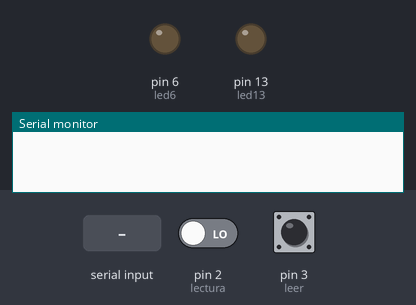
Simulated run of this sketch. Board: Arduino Uno, built for the host (arithmetic inside an expression is 32-bit, double 64-bit). Parts: output pins drawn as LEDs (lit = HIGH), the last lines printed to the serial monitor. Inputs (shaded band) come from the test bench; at power-on: pin 3 (leer) LOW, pin 2 (lectura) LOW.

Above: at 1.2 s.
1.3 s: "1\n" received over Serial
At 2.3 s:
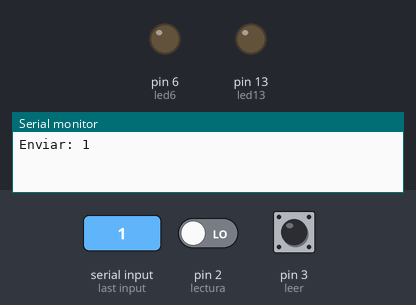
2.8 s: pin 3 (leer) driven HIGH
4.3 s: "0\n" received over Serial
At 5.1 s:
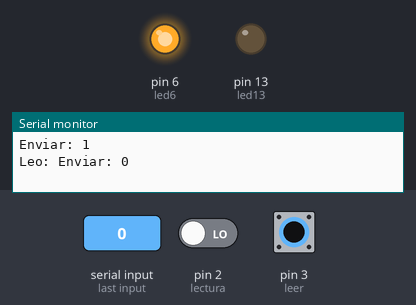
5.8 s: pin 3 (leer) driven LOW
At 7.0 s:
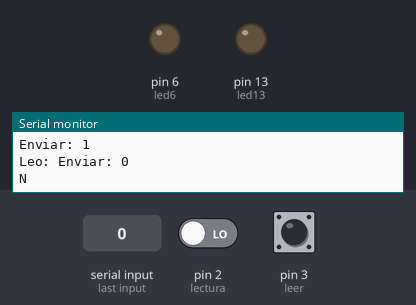
7.3 s: "2\n" received over Serial
At 7.51 s:
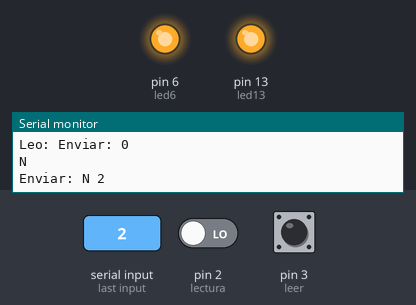
9.1 s: pin 3 (leer) pulsed HIGH 2 times (0.12 s each, 0.3 s apart)
Timing chart, 0 to 12.1 s (numbered marks = the images above; inputs shaded):
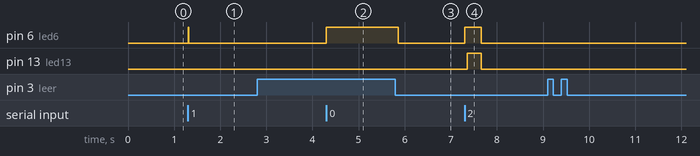

The sketch:

Laboratorio1.ino
```cpp
#include <TimerOne.h>
//variables Globales
int dit = 60;                   //Guarda el valor del DIT
long dit2= (long)dit*1000;      //DIT para el timer
int dash = dit*4;               //Valor del DASH con respecto al DIT
bool estado = false;            //Guarda el estado del led, asi sabemos si debe estar encendido o apagado
int contador = 0;               //Cuanta cuanto tiempo ha sido en su estado actual de la variable estado
int vx[400];                    //Vector donde se guarda el mensaje a enviar
int cuantos=0;                  //Número de posiciones del vector del mensaje a leer
int iVector;                    //Posición del vector actual
bool variable = false;          //Variable para saber si ya se leyó una palabra
char inChar;                    //Caracter para leer
String string="";               //Palabra leida
bool bandera = false;           //Que hago? TRUE = Leer FALSE = Escribir

//Para la lectura del fotoResistor
int tiempo;
int tiempo1;
bool estado2 = true;
int acumulador[5];
int pos=0;

//LEDs a utilizar
int led13 = 13; // led morse
int led6 = 6; // Enable led
// LDRs bonitos
int lectura = 2; // Lectura de morse - resistencia
int leer = 3; // Enable LDR

//Estructura
struct Caracter
{
  int cantidad;
  int vector[5];
  char caract;
};

//Diccionario
Caracter diccionario[36] =
  {{2, {dit,dash}, 'a'},
  {4, {dash,dit,dit,dit}, 'b'},
  {4, {dash,dit,dash,dit}, 'c'},
  {3, {dash,dit,dit}, 'd'},
  {1, {dit}, 'e'},
  {4, {dit,dit,dash,dit}, 'f'},
  {3, {dash,dash,dit}, 'g'},
  {4, {dit,dit,dit,dit}, 'h'},
  {2, {dit,dit}, 'i'},
  {4, {dit,dash,dash,dash}, 'j'},
  {3, {dash,dit,dash}, 'k'},
  {4, {dit,dash,dit,dit}, 'l'},
  {2, {dash,dash}, 'm'},
  {2, {dash,dit}, 'n'},
  {3, {dash,dash,dash}, 'o'},
  {4, {dit,dash,dash,dit}, 'p'},
  {4, {dash,dash,dit,dash}, 'q'},
  {3, {dit,dash,dit}, 'r'},
  {3, {dit,dit,dit}, 's'},
  {1, {dash}, 't'},
  {3, {dit,dit,dash}, 'u'},
  {4, {dit,dit,dit,dash}, 'v'},
  {3, {dit,dash,dash}, 'w'},
  {4, {dash,dit,dit,dash}, 'x'},
  {4, {dash,dit,dash,dash}, 'y'},
  {4, {dash,dash,dit,dit}, 'z'},
  {5, {dash,dash,dash,dash,dash}, '0'},
  {5, {dit,dash,dash,dash,dash}, '1'},
  {5, {dit,dit,dash,dash,dash}, '2'},
  {5, {dit,dit,dit,dash,dash}, '3'},
  {5, {dit,dit,dit,dit,dash}, '4'},
  {5, {dit,dit,dit,dit,dit}, '5'},
  {5, {dash,dit,dit,dit,dit}, '6'},
  {5, {dash,dash,dit,dit,dit}, '7'},
  {5, {dash,dash,dash,dit,dit}, '8'},
  {5, {dash,dash,dash,dash,dit}, '9'}};

//Declaracion de metodos
void traduccion(String palabra);
void cambioEstado();
void leerFotoresistencia();
char buscarCaracter(long acumulador[5], int pos);
void quehacer();
void leerPalabra();

void setup()
{
  pinMode(led13, OUTPUT);
  pinMode(led6, OUTPUT);
  pinMode(lectura, INPUT);
  pinMode(leer, INPUT);
  Serial.begin(9600);
  attachInterrupt(digitalPinToInterrupt(leer), quehacer, CHANGE);
  Timer1.initialize(dit2);
  Timer1.attachInterrupt(timerIsr);

}

void loop(){
  leerPalabra();
}

void quehacer(){
  bandera = !bandera;
  if(!bandera){
    inChar = buscarCaracter(acumulador, pos);
    Serial.println(inChar);
    string+=inChar;
    string+=' ';
    pos = 0;
    //Escribir
    leerPalabra();
    Timer1.initialize(dit2);
    Timer1.attachInterrupt(timerIsr);
  }else if(bandera){
    //Leer
    Serial.print("Leo: ");
    Timer1.initialize(50000000);
    attachInterrupt(digitalPinToInterrupt(lectura), leerFotoresistencia, CHANGE);
  }
}

void leerPalabra(){
  if (Serial.available()){
  //Lectura de caracteres
  inChar = Serial.read();
  //Suma de caracteres en variable string
  string+=inChar;

   //Imprime la variable con los caracteres acumulados hasta el "\n"
   if (inChar=='\n'){
      digitalWrite(led6,HIGH);
      //delay(1000);
      Serial.print("Enviar: ");
      Serial.println(string);
      //Borra la variable string para almacenar nuevos datos
      traduccion(string);
      string="";
   }
  }
}

void timerIsr()
{
  cambioEstado();
  if(!estado){
    digitalWrite(led13,LOW);
  }else{
    digitalWrite(led13,HIGH);
  }

}

void cambioEstado(){
  int x = dit*contador;
  if(vx[iVector]==x & variable & iVector<cuantos){
    estado = !estado;
    iVector = iVector+1;
    contador=0;
  }
  if(iVector==cuantos & variable){
    variable = false;
    estado = false;
    iVector =0;
    digitalWrite(led6,LOW);
  }
  contador = contador+1;
}

void leerFotoresistencia(){
    tiempo = Timer1.read()/1000;
    Timer1.restart();
    tiempo1 = (tiempo+10)/(dit);
    tiempo1 = tiempo1*dit;
    if(!estado2){
       if(tiempo1 == dash){
          inChar = buscarCaracter(acumulador, pos);
          Serial.print(inChar);
          string+=inChar;
          pos = 0;
       }else if(tiempo1 == dit*5){
          inChar = buscarCaracter(acumulador, pos);
          Serial.print(inChar);
          string+=inChar;
          Serial.print(' ');
          string+=' ';
          pos = 0;
       }
    }else{
        if(tiempo1<dit*5){
          acumulador[pos] = tiempo1;
          pos += 1;
        }else{
          estado2 = !estado2;
        }
    }
    estado2 = !estado2;
}

char buscarCaracter(int acumulador[5], int pos){
   int i = 0;
   for(i=0; i<36; i+=1){
     if(pos == diccionario[i].cantidad){
        int j = 0;
        for(j=0; j<pos; j+=1){
          if(diccionario[i].vector[j] != acumulador[j]){
            break;
          }
          if(pos==j+1){
            return diccionario[i].caract;
          }
        }
     }
   }
   return 'N';
};

void traduccion(String palabra){
  int i = 0;
  int j;
  int k;
  variable = true;
  cuantos = 0;
  // se restan dos para que no dibuje el \n
  for(i=0; i<palabra.length()-2; i+=1){
    inChar = palabra[i];
    j = 0;
    if (inChar == ' '){
        vx[cuantos]=dit*5;
        cuantos = cuantos+1;
    }else{
    for(j=0; j<36; j+=1){
      if(diccionario[j].caract==inChar){
        k=0;
        for(k=0; k<diccionario[j].cantidad; k+=1){
            vx[cuantos]=diccionario[j].vector[k];
            cuantos = cuantos+1;
            if(k == diccionario[j].cantidad-1){
              break;
            }
            vx[cuantos]=dit;
            cuantos = cuantos+1;
        }
        if(palabra[i+1]!=' '){
          vx[cuantos]=dash;
          cuantos = cuantos+1;
        }
      }
     }
    }
  }
  contador=0;
  estado = !estado;
}
```

Measured:
- after the input at 1.3 s, pin 6 (led6): LOW → HIGH at once, → LOW 0.02 s later
- after the input at 4.3 s, pin 6 (led6): LOW → HIGH at once
- after the input at 5.8 s, pin 6 (led6): HIGH → LOW after 0.06 s
- after the input at 7.3 s, pin 6 (led6): LOW → HIGH at once, → LOW 0.36 s later; pin 13 (led13): LOW → HIGH after 0.06 s, → LOW 0.30 s later
